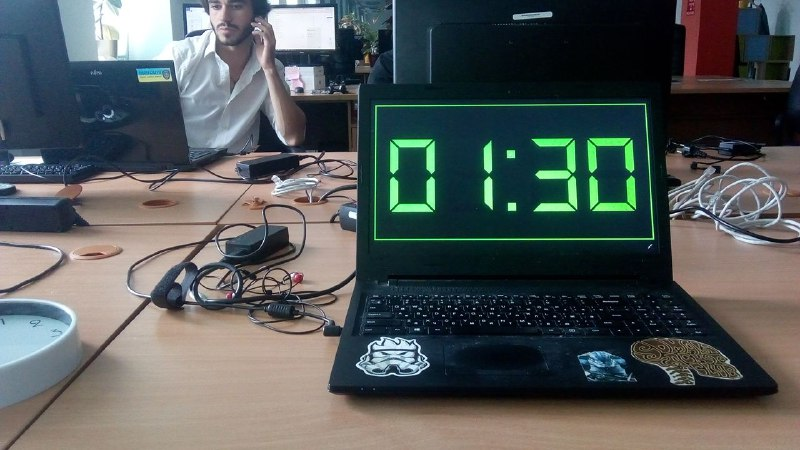
//> input picture Project1/Images/test2.jpg, 800 x 450 px
$ ./digital   (built with g++ and OpenCV 4)
//> lines starting //> are read from the running program, lines starting //| are printed output that depends on the picture; after the words box and inside, x2 and y2 are one past the last pixel; in counts of white or black regions, pixels touching at a corner belong together
#include "opencv2/imgcodecs.hpp"
#include "opencv2/highgui.hpp"
#include "opencv2/imgproc.hpp"
#include <iostream>
#include <map>
using namespace cv;
using namespace std;

char window_name[] = "Watch";
int lines = 1;
int dilation_size = 1;


struct Right_Left_contour_sorter // 'less' for contours
{
	bool operator ()(const vector<Point>& a, const vector<Point> & b)
	{
		Rect ra(boundingRect(a));
		Rect rb(boundingRect(b));
		return (ra.x < rb.x);
	}
};

bool compareContourAreas(std::vector<cv::Point> contour1, std::vector<cv::Point> contour2) {
	double i = fabs(contourArea(cv::Mat(contour1)));
	double j = fabs(contourArea(cv::Mat(contour2)));
	return (i > j);
}

void removeSmallContours(std::vector<std::vector<cv::Point>>& contours, vector<cv::Vec4i>& hierarchy)
{
	int i = 0;
	for (auto it = contours.begin(); it != contours.end();) {

		const auto& contour = *it;

		const bool isLarge = (cv::boundingRect(contour).area() > 300);

		if (isLarge) {
			++it;
			++i;
		}
		else {
			it = contours.erase(it);
			hierarchy.erase(hierarchy.begin() + i);
		}
	}
}
vector<Rect> getparts(Mat C)
{
	Rect upper;
	upper.x = 0;
	upper.y = 0;
	upper.width = C.cols;
	upper.height = int(C.rows*0.095);

	Rect upper_left;
	upper_left.x = 0;
	upper_left.y = 0;
	upper_left.width = int(C.cols*0.35);
	upper_left.height = int(C.rows / 2);

	Rect upper_rigth;
	upper_rigth.x = C.cols - int(C.cols*0.4);
	upper_rigth.y = 0;
	upper_rigth.width = int(C.cols*0.35);
	upper_rigth.height = int(C.rows / 2*0.8);

	Rect center;
	center.x = 0;
	center.y = int(C.rows / 2) - int(C.rows *0.03);
	center.width = C.cols;
	center.height = int(C.rows *0.1);

	Rect down_left;
	down_left.x = 0;
	down_left.y = int(C.rows / 2);
	down_left.width = int(C.cols*0.35);
	down_left.height = C.rows - int(C.rows / 2);

	Rect down_right;
	down_right.x = C.cols - int(C.cols*0.4);
	down_right.y = int(C.rows / 2);
	down_right.width = int(C.cols*0.35);
	down_right.height = int(C.rows / 2 * 0.8);

	Rect down;
	down.x = 0;
	down.y = C.rows - int(C.rows*0.095);
	down.width = C.cols;
	down.height = int(C.rows*0.095);
	vector<Rect> parts = { upper,upper_left,upper_rigth,center,down_left,down_right,down };
	return parts;
}


int main(int argc, char** argv)
{

	int hours, minutes;

	Mat src, src_gray, edges;
	src = imread("./Images/test2.jpg");
//> src is the input picture: 450 rows x 800 cols, CV_8UC3; mean B, G, R 89.4, 89.7, 84

	std::map<vector<int>, int> numbers;
	numbers[{1, 1, 1, 0, 1, 1, 1}] = 0;
	numbers[{0, 0, 1, 0, 0, 1, 0}] = 1;
	numbers[{1, 0, 1, 1, 1, 0, 1}] = 2;
	numbers[{1, 0, 1, 1, 0, 1, 1}] = 3;
	numbers[{0, 1, 1, 1, 0, 1, 0}] = 4;
	numbers[{1, 1, 0, 1, 0, 1, 1}] = 5;
	numbers[{1, 1, 0, 1, 1, 1, 1}] = 6;
	numbers[{1, 0, 1, 0, 0, 1, 0}] = 7;
	numbers[{1, 1, 1, 1, 1, 1, 1}] = 8;
	numbers[{1, 1, 1, 1, 0, 1, 1}] = 9;

	imshow("Video", src);
	waitKey(0);
	resize(src, src, Size(640, 480));
//> src: 480 rows x 640 cols, CV_8UC3
	cv::cvtColor(src, src_gray, COLOR_BGR2GRAY);
	cv::GaussianBlur(src_gray, src_gray, cv::Size(7, 7), 0);
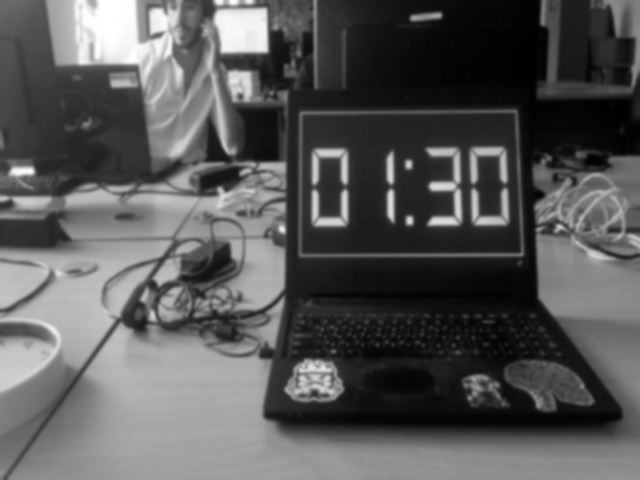
//> src_gray: 480 rows x 640 cols, CV_8UC1; min 0, max 255, mean 87.9
	cv::Canny(src_gray, edges, 50, 200);
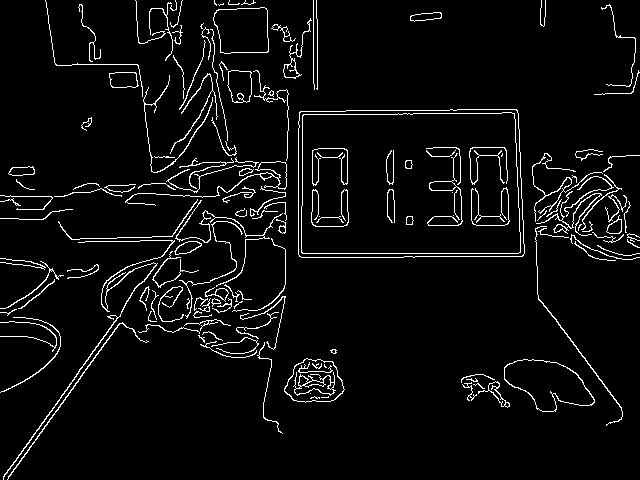
//> edges: 480 rows x 640 cols, CV_8UC1; 4.9% white in thin lines or dots

	std::vector<std::vector<cv::Point>> contoursALL;
	std::vector<cv::Vec4i> hierarchyALL;

	findContours(edges, contoursALL, hierarchyALL, cv::RetrievalModes::RETR_EXTERNAL, cv::CHAIN_APPROX_SIMPLE, cv::Point(0, 0));
//> contoursALL = 124 contours, 83 with area under 20; largest, box (x1, y1, x2, y2) and area: (298, 109, 525, 258) 32638, (504, 359, 595, 412) 2906, (213, 7, 269, 54) 2196, (284, 358, 345, 403) 1950, (227, 70, 252, 103) 656
	removeSmallContours(contoursALL, hierarchyALL);
//> the loop in removeSmallContours, `for (auto it = contours.begin(); it != contours.end();)` made 124 passes
//> after the loop in removeSmallContours, `for (auto it = contours.begin(); it != contours.end();)`: i = 73; contours = 73 contours, 36 with area under 20; largest, box (x1, y1, x2, y2) and area: (298, 109, 525, 258) 32638, (504, 359, 595, 412) 2906, (213, 7, 269, 54) 2196, (284, 358, 345, 403) 1950, (227, 70, 252, 103) 656
//> contoursALL has the same summary as contours in removeSmallContours
	sort(contoursALL.begin(), contoursALL.end(), compareContourAreas);
//> in compareContourAreas, `double i = fabs(contourArea(cv::Mat(contour1)));`: i = 7.5
//> in compareContourAreas, `double j = fabs(contourArea(cv::Mat(contour2)));`: j = 35

	vector<Point> ekran;
	for (auto i = 0; i < contoursALL.size(); i++) {
		double perimetr = arcLength(contoursALL[i], true);
		approxPolyDP(contoursALL[i], contoursALL[i], 0.05*perimetr, true);
		if (contourArea(contoursALL[i]) / (minAreaRect(contoursALL[i]).size.height*minAreaRect(contoursALL[i]).size.width) > 0.8) {
			ekran = contoursALL[i];
			break;
		}
	}
//> this loop made 1 pass
//> perimetr on pass 1: 740.5


	Mat clock = src(boundingRect(ekran));
	imshow("Video", clock);
	waitKey(0);

	cvtColor(clock, clock, COLOR_BGR2GRAY);
//> clock: 147 rows x 224 cols, CV_8UC1
	threshold(clock, clock, 75, 255, cv::THRESH_BINARY);
//> clock: 147 rows x 224 cols, CV_8UC1; 18.4% white; 10 white regions, largest, box (x1, y1, x2, y2) and area: (126, 37, 163, 116) 1300, (0, 0, 224, 147) 1273, (172, 77, 210, 116) 732
	morphologyEx(clock, clock, MORPH_DILATE, cv::getStructuringElement(MORPH_RECT, cv::Size(3, 3)));
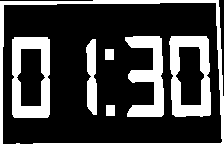
//> clock: 147 rows x 224 cols, CV_8UC1; 27% white; 7 white regions
	morphologyEx(clock, clock, MORPH_OPEN, cv::getStructuringElement(cv::MORPH_RECT, cv::Size(3, 3)));

	std::vector<std::vector<cv::Point>> contours;
	std::vector<cv::Vec4i> hierarchy;

	Mat A = cv::Mat::zeros(clock.size(), CV_8UC3);

	findContours(clock, contours, hierarchy, cv::RetrievalModes::RETR_CCOMP, cv::CHAIN_APPROX_SIMPLE, cv::Point(0, 0));
//> contours = 10 contours; largest, box (x1, y1, x2, y2) and area: (0, 0, 224, 147) 32213, (2, 2, 223, 145) 30314, (169, 36, 211, 117) 3010, (12, 37, 50, 118) 2935, (125, 36, 164, 117) 1506

	for (size_t i = 0; i < contours.size();)
	{
		cv::Scalar color = cv::Scalar(0, 255, 0);
		drawContours(A, contours, (int)i, color, 2, cv::LINE_4, hierarchy, 0, cv::Point());
		if (hierarchy[i][0] == -1) {
			contours.erase(contours.begin() + i);
			hierarchy.erase(hierarchy.begin() + i);
		}
		else
			i++;
	}
//> this loop made 10 passes
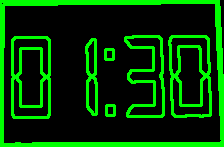
//> A: 147 rows x 224 cols, CV_8UC3; mean B, G, R 0, 59.6, 0

	vector<Rect> boundRect(contours.size());
	Mat Rects = cv::Mat::zeros(clock.size(), CV_8UC3);

	for (size_t i = 0; i < contours.size();)
	{
		boundRect[i] = boundingRect(contours[i]);
		if (boundRect[i].height < 25 || boundRect[i].height>120 || boundRect[i].width > 80)
			contours.erase(contours.begin() + i);
		else i++;
	}
//> this loop made 6 passes

	sort(contours.begin(), contours.end(), Right_Left_contour_sorter());
//> contours = 4 contours; box (x1, y1, x2, y2) and area: (169, 36, 211, 117) 3010, (12, 37, 50, 118) 2935, (125, 36, 164, 117) 1506, (86, 39, 97, 115) 571


	Mat ContoursIMG= cv::Mat::zeros(src.size(), CV_8UC3);

	for (size_t i = 0; i < contours.size(); i++)
	{
		cv::Scalar color = cv::Scalar(0, 255, 0);
		drawContours(ContoursIMG, contours, (int)i, color, 2, cv::LINE_4, hierarchy, 0, cv::Point());
	}
//> this loop made 4 passes
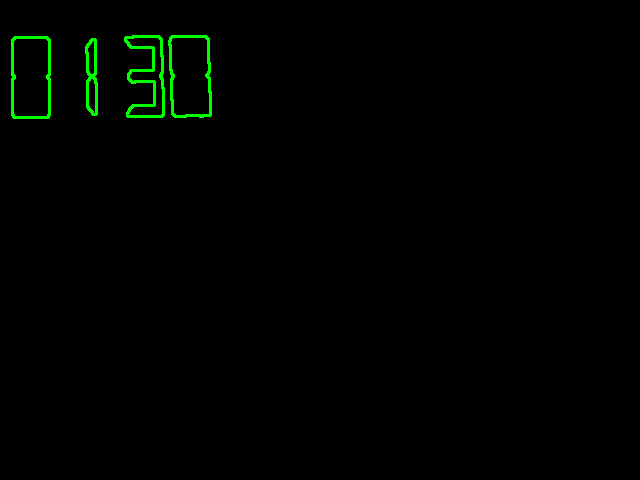
//> ContoursIMG: 480 rows x 640 cols, CV_8UC3; mean B, G, R 0, 2.5, 0

	for (size_t i = 0; i < contours.size(); i++)
	{
		cv::Scalar color = cv::Scalar(0, 0, 255);
		boundRect[i] = boundingRect(contours[i]);
		rectangle(Rects, boundRect[i].tl(), boundRect[i].br(), color, 2);
	}
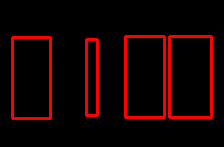
//> Rects: 147 rows x 224 cols, CV_8UC3; mean B, G, R 0, 0, 20.7


	vector<int> time;
	for (int i = 0; i < contours.size(); i++) {

		Mat numberIMG = clock(boundingRect(contours[i]));
		Mat cols = cv::Mat::zeros(numberIMG.rows, int(numberIMG.cols / 10), CV_8UC1);
		hconcat(numberIMG, cols, numberIMG);
		hconcat(cols, numberIMG, numberIMG);

		imshow("Video", numberIMG);
		waitKey(0);

		vector<Rect> parts = getparts(numberIMG);
		std::vector<int> number(7);
		for (int j = 0; j < 7; j++) {
			Mat partIMG = numberIMG(parts[j]);
			double part = countNonZero(partIMG);
			if (part / double(parts[j].area()) > 0.5) {
				number[j] = 1;
			}
		}
		cout << numbers[number];
		time.push_back(numbers[number]);
	}

	hours = time[0] * 10 + time[1];
	minutes = time[2] * 10 + time[3];
	if (hours > 12) {
		hours -= 12;
	}

	float min_angle = minutes * 6 + 270;
	float hour_angle = (hours * 30) + (minutes*.5) + 270;
	if (min_angle > 360)min_angle = min_angle - 360;
	if (hour_angle > 360)hour_angle = hour_angle - 360;


	Mat analog(640, 640, CV_8UC3);
	Point cent(int(analog.rows / 2), int(analog.cols / 2));
	Point perim(int(analog.rows / 2), 0);
	//Draw hour markings
	int h1[12][2] = { { 320,45 },{ 458,82 },{ 558,183 },{ 595,320 },{ 558,458 },{ 458,558 },{ 320,595 },{ 183,558 }, \
	{82,458},{ 45,320 },{ 82,183 },{ 182,82 } };
	int h2[12][2] = { { 320,5 },{ 478,47 },{ 593,163 },{ 635,320 },{ 593,478 },{ 478,593 },{ 320,635 },{ 163,593 }, \
	{47,478},{ 5,320 },{ 47,163 },{ 162,47 } };

	for (int i = 0; i < 12; i++) {
		line(analog, Point(h1[i][0], h1[i][1]), Point(h2[i][0], h2[i][1]), Scalar(0, 255, 0, 0), 4, CV_AA, 0);
	}

	//Fond out the co-ordinates on the circle perimeter for minute and draw the line from center
	perim.x = (int)round(cent.x + (320 - 65) * cos(min_angle * CV_PI / 180.0));
	perim.y = (int)round(cent.y + (320 - 65) * sin(min_angle * CV_PI / 180.0));
	line(analog, cent, perim, Scalar(0, 255, 255, 0), 4, CV_AA, 0);


	//Fond out the co-ordinates on the circle perimeter for hour and draw the line from center
	perim.x = (int)round(cent.x + (320 - 90) * cos(hour_angle * CV_PI / 180.0));
	perim.y = (int)round(cent.y + (320 - 90) * sin(hour_angle * CV_PI / 180.0));
	line(analog, cent, perim, Scalar(0, 255, 255, 0), 8, CV_AA, 0);
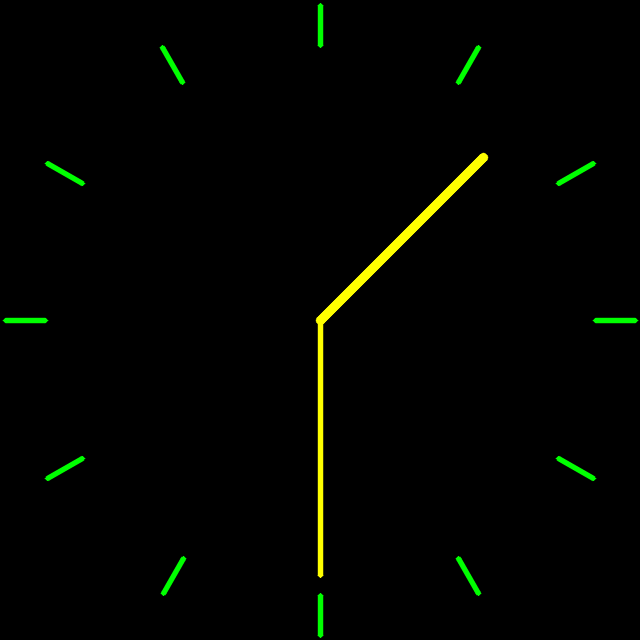
//> analog: 640 rows x 640 cols, CV_8UC3; mean B, G, R 0, 4, 2.2

	imshow("Video", analog);
	waitKey(0);
	destroyAllWindows();
	return 0;
}

$ run again, with Project1/Images/test1.jpg copied over Project1/Images/test2.jpg
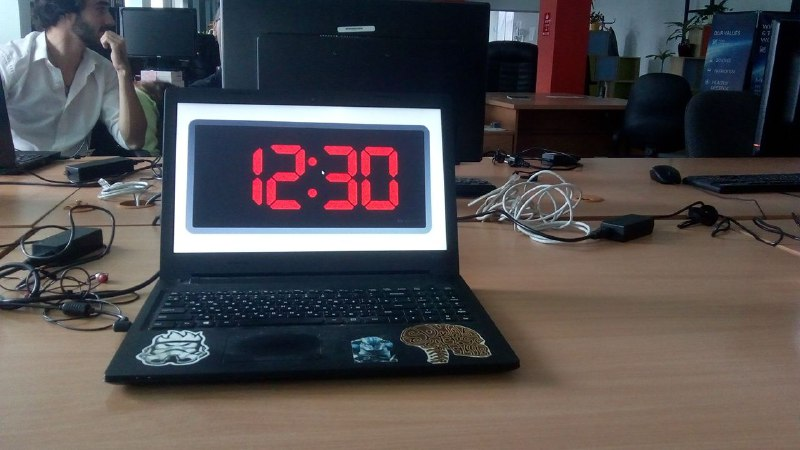
//> input picture Project1/Images/test1.jpg, 800 x 450 px
//> src is the input picture: 450 rows x 800 cols, CV_8UC3; mean B, G, R 79.6, 78, 82.2
//> src: 480 rows x 640 cols, CV_8UC3
//> `cv::Canny(src_gray, edges, 50, 200);`:
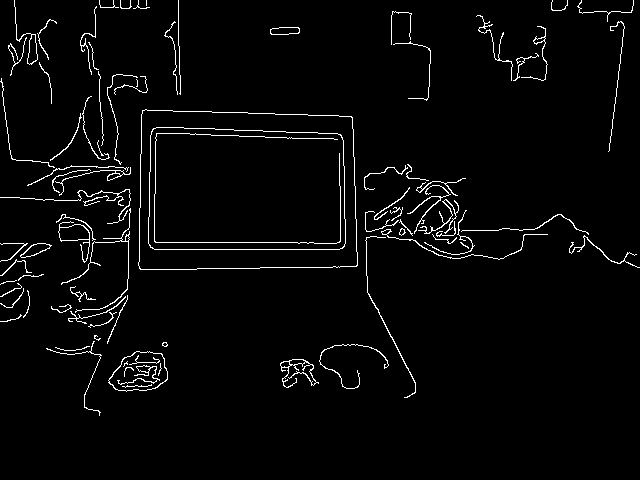
//> edges: 480 rows x 640 cols, CV_8UC1; 3% white in thin lines or dots, all inside (x1, y1, x2, y2) = (0, 0, 640, 416)
//> `findContours(edges, contoursALL, hierarchyALL, cv::RetrievalModes::RET..`: contoursALL = 76 contours, 50 with area under 20; largest, box (x1, y1, x2, y2) and area: (138, 109, 358, 270) 33292, (108, 351, 168, 392) 1742, (58, 221, 90, 263) 412, (20, 243, 52, 258) 216, (14, 0, 38, 65) 210
//> the loop in removeSmallContours, `for (auto it = contours.begin(); it != contours.end();)` made 76 passes
//> after the loop in removeSmallContours, `for (auto it = contours.begin(); it != contours.end();)`: i = 54; contours = 54 contours, 30 with area under 20; largest, box (x1, y1, x2, y2) and area: (138, 109, 358, 270) 33292, (108, 351, 168, 392) 1742, (58, 221, 90, 263) 412, (20, 243, 52, 258) 216, (14, 0, 38, 65) 210
//> `removeSmallContours(contoursALL, hierarchyALL);`: contoursALL has the same summary as contours in removeSmallContours
//> in compareContourAreas, `double i = fabs(contourArea(cv::Mat(contour1)));`: i = 1742
//> j = 41
//> the loop `for (auto i = 0; i < contoursALL.size(); i++)` made 1 pass
//> perimetr on pass 1: 745.6
//> `findContours(clock, contours, hierarchy, cv::RetrievalModes::RETR_CCOM..`: contours = 9 contours; largest, box (x1, y1, x2, y2) and area: (0, 0, 218, 160) 33809, (15, 24, 200, 133) 19122, (148, 45, 180, 115) 1999, (72, 43, 115, 115) 1289, (116, 44, 147, 115) 1194
//> the loop `for (size_t i = 0; i < contours.size();)` made 9 passes
//> the loop `for (size_t i = 0; i < contours.size();)` made 6 passes
//> `sort(contours.begin(), contours.end(), Right_Left_contour_sorter());`: contours = 5 contours; box (x1, y1, x2, y2) and area: (148, 45, 180, 115) 1999, (72, 43, 115, 115) 1289, (116, 44, 147, 115) 1194, (61, 79, 71, 110) 247, (61, 47, 71, 78) 246
//> the loop `for (size_t i = 0; i < contours.size(); i++)` made 5 passes
//> the loop `for (int i = 0; i < contours.size(); i++)` made 5 passes
//| 00030
//> `line(analog, cent, perim, Scalar(0, 255, 255, 0), 8, CV_AA, 0);`:
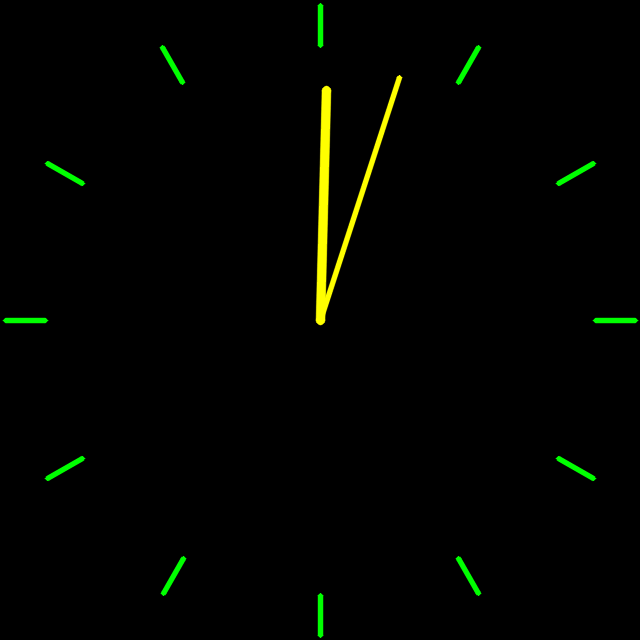
//> analog: 640 rows x 640 cols, CV_8UC3; mean B, G, R 0, 3.9, 2.2
